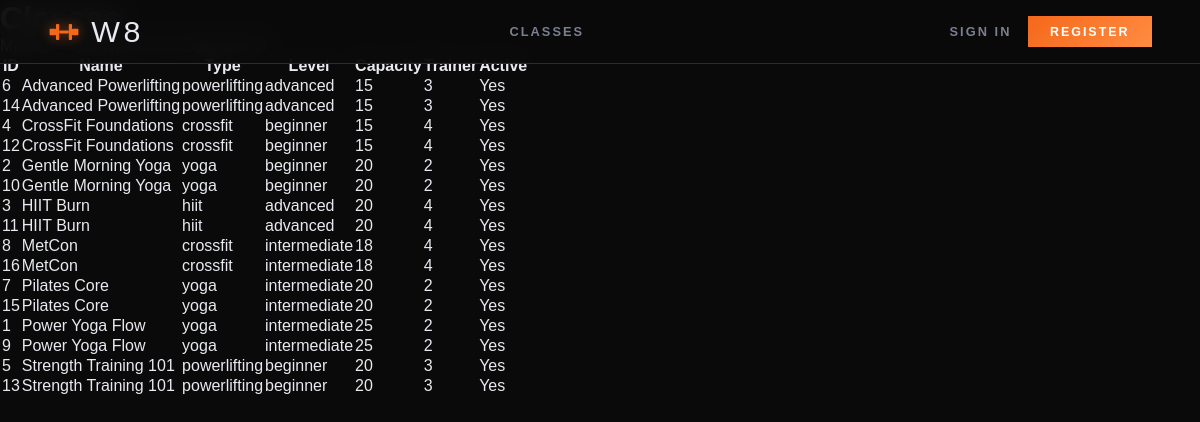
/pages/admin_classes.php (signed in), run on the app's committed database.
### tables this page shows
CREATE TABLE classes (
  id            INTEGER PRIMARY KEY AUTOINCREMENT,
  name          TEXT    NOT NULL,
  type          TEXT    NOT NULL
                        CHECK (type IN ('powerlifting','hiit','crossfit','yoga','other')),
  level         TEXT    NOT NULL DEFAULT 'all'
                        CHECK (level IN ('all','beginner','intermediate','advanced')),
  description   TEXT    DEFAULT NULL,
  duration_min  INTEGER NOT NULL DEFAULT 60,
  capacity      INTEGER NOT NULL DEFAULT 20,
  trainer_id    INTEGER DEFAULT NULL,
  is_active     INTEGER NOT NULL DEFAULT 1,
  created_at    TEXT    NOT NULL DEFAULT (datetime('now')),
  updated_at    TEXT    NOT NULL DEFAULT (datetime('now')),
  FOREIGN KEY (trainer_id) REFERENCES users(id) ON DELETE SET NULL
);

### pages/admin_classes.php (the view, shortened to what this page needs)
<?php
$db = get_db();
$stmt = $db->query(
    'SELECT c.id, c.name, c.type, c.level, c.capacity, c.trainer_id, c.is_active FROM classes c ORDER BY c.name'
);
$classes = $stmt->fetchAll();
?>
<!doctype html>
<html lang="en">
<head>
  <link rel="stylesheet" href="../css/base.css">
  <link rel="stylesheet" href="../css/components.css">
  <link rel="stylesheet" href="../css/admin.css">
</head>
<body>
  <?php $current_page = 'admin_classes'; require_once __DIR__ . '/../includes/nav.php'; ?>
  <main>
    <header>
      <h1>Classes</h1>
      <p>Manage class types and assignments</p>
    </header>
    <section>
      <table class="table">
        <thead>
          <tr><th>ID</th><th>Name</th><th>Type</th><th>Level</th><th>Capacity</th><th>Trainer</th><th>Active</th></tr>
        </thead>
        <tbody>
          <?php foreach ($classes as $c): ?>
          <tr>
            <td><?= (int)$c['id'] ?></td>
            <td><?= htmlspecialchars($c['name'], ENT_QUOTES, 'UTF-8') ?></td>
            <td><?= htmlspecialchars($c['type'], ENT_QUOTES, 'UTF-8') ?></td>
            <td><?= htmlspecialchars($c['level'], ENT_QUOTES, 'UTF-8') ?></td>
            <td><?= (int)$c['capacity'] ?></td>
            <td><?= $c['trainer_id'] ? (int)$c['trainer_id'] : '-' ?></td>
            <td><?= $c['is_active'] ? 'Yes' : 'No' ?></td>
          </tr>
          <?php endforeach; ?>
        </tbody>
      </table>
    </section>
  </main>
</body>
</html>

### css/base.css (style rules this page uses)
:root { --color-black: #0a0a0a; --color-dark: #111214; --color-steel: #1a1c21; --color-border: #2a2d35; --color-muted: #3e424f; --color-text: #e8eaf0; --color-subtle: #7a7f91; --color-accent: #f5681a; --color-accent2: #ff8c42; --color-glow: rgba(245, 104, 26, 0.18); --grad-accent: linear-gradient(135deg, var(--color-accent) 0%, var(--color-accent2) 100%); --radius-card: 2px; --radius-field: 2px; --transition: 0.22s cubic-bezier(0.4, 0, 0.2, 1); --font-display: 'Bebas Neue', sans-serif; --font-ui: 'Barlow Condensed', sans-serif; --font-body: 'Barlow', sans-serif; --fd: var(--font-display); --fu: var(--font-ui); --fb: var(--font-body); --t: var(--transition); --accent: var(--color-accent); --accent2: var(--color-accent2); --subtle: var(--color-subtle); --border: var(--color-border); --steel: var(--color-steel); --dark: var(--color-dark); --text: var(--color-text); --grad: var(--grad-accent); }
*, *::before, *::after { box-sizing: border-box; margin: 0; padding: 0; }
html { font-size: 16px; scroll-behavior: smooth; }
body { min-height: 100vh; background: var(--color-black); color: var(--color-text); font-family: var(--font-body); overflow-x: hidden; }

### data on the page
classes: id "6", name "Advanced Powerlifting", type "powerlifting", level "advanced", capacity "15", trainer "3", is_active "Yes"
classes: id "14", name "Advanced Powerlifting", type "powerlifting", level "advanced", capacity "15", trainer "3", is_active "Yes"
classes: id "4", name "CrossFit Foundations", type "crossfit", level "beginner", capacity "15", trainer "4", is_active "Yes"
classes: id "12", name "CrossFit Foundations", type "crossfit", level "beginner", capacity "15", trainer "4", is_active "Yes"
classes: id "2", name "Gentle Morning Yoga", type "yoga", level "beginner", capacity "20", trainer "2", is_active "Yes"
classes: id "10", name "Gentle Morning Yoga", type "yoga", level "beginner", capacity "20", trainer "2", is_active "Yes"
classes: id "3", name "HIIT Burn", type "hiit", level "advanced", capacity "20", trainer "4", is_active "Yes"
classes: id "11", name "HIIT Burn", type "hiit", level "advanced", capacity "20", trainer "4", is_active "Yes"
classes: id "8", name "MetCon", type "crossfit", level "intermediate", capacity "18", trainer "4", is_active "Yes"
classes: id "16", name "MetCon", type "crossfit", level "intermediate", capacity "18", trainer "4", is_active "Yes"
classes: id "7", name "Pilates Core", type "yoga", level "intermediate", capacity "20", trainer "2", is_active "Yes"
classes: id "15", name "Pilates Core", type "yoga", level "intermediate", capacity "20", trainer "2", is_active "Yes"
classes: id "1", name "Power Yoga Flow", type "yoga", level "intermediate", capacity "25", trainer "2", is_active "Yes"
classes: id "9", name "Power Yoga Flow", type "yoga", level "intermediate", capacity "25", trainer "2", is_active "Yes"
classes: id "5", name "Strength Training 101", type "powerlifting", level "beginner", capacity "20", trainer "3", is_active "Yes"
classes: id "13", name "Strength Training 101", type "powerlifting", level "beginner", capacity "20", trainer "3", is_active "Yes"
